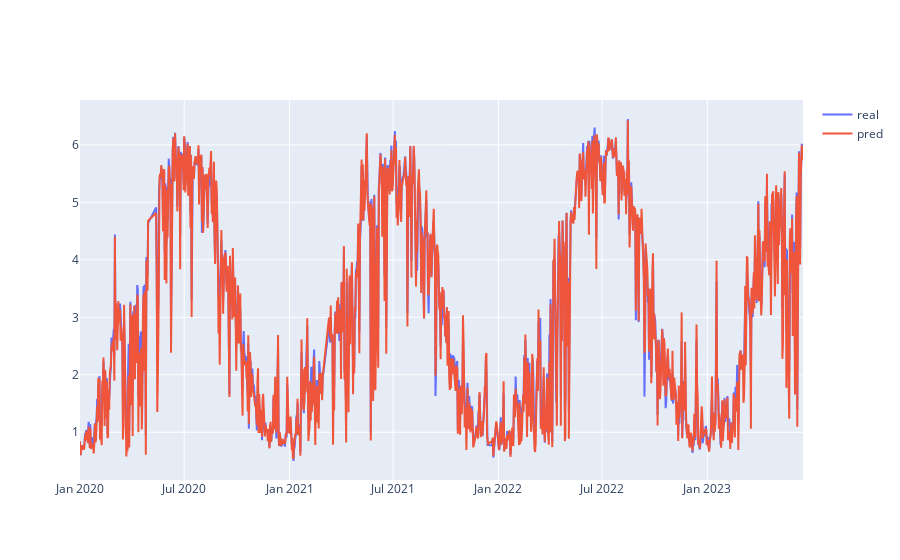
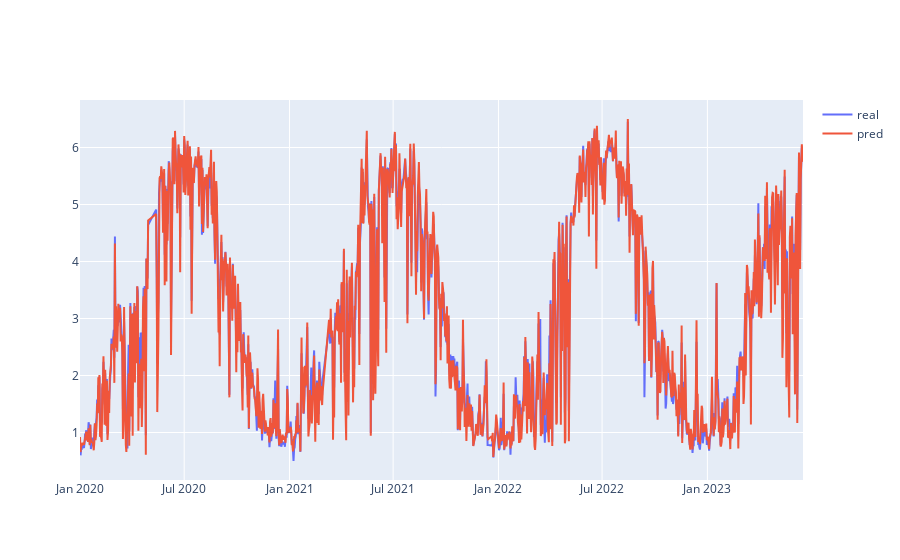
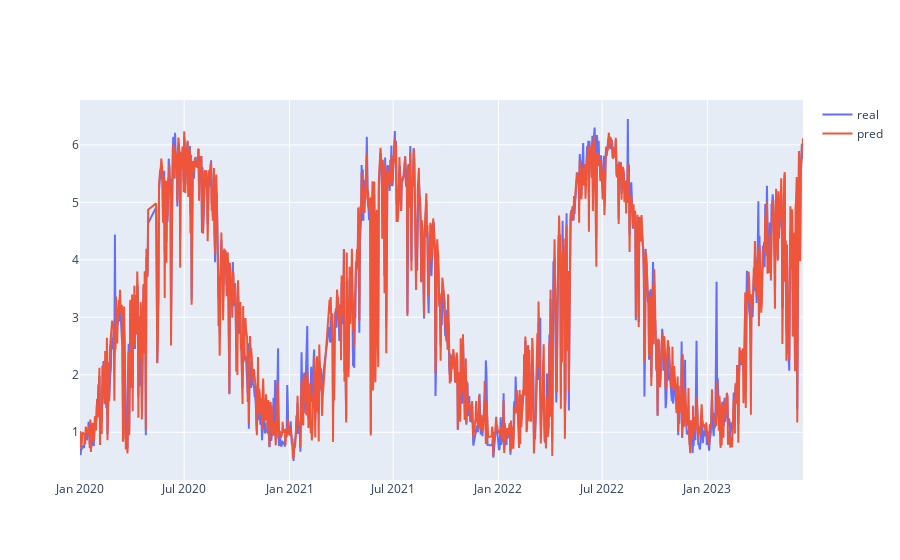
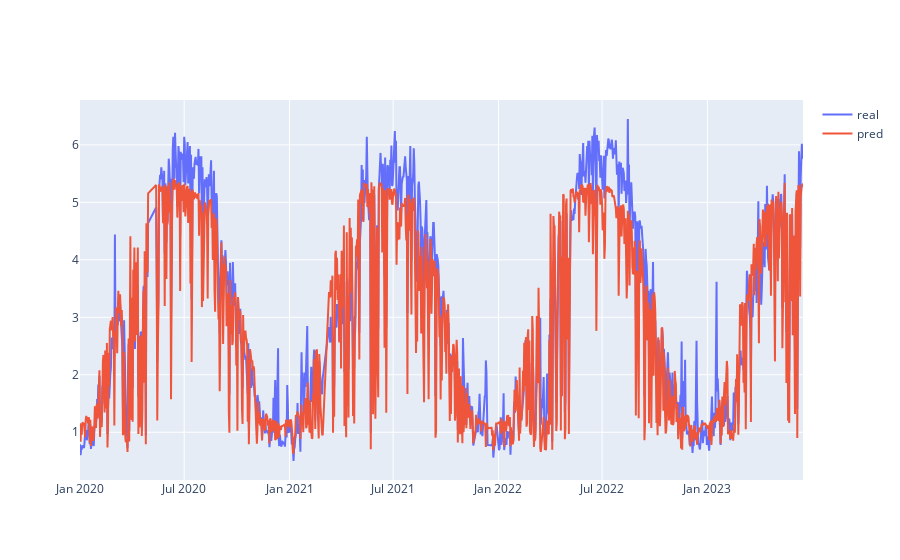

The notebook cell saved with these charts, in order:
### Code cell
# Define the best combination of each number of variables
param4 = ['TMAX', 'TMIN', 'HRMAX', 'HRMIN', 'RADMED', 'VVMED']
param3 = ['TMAX', 'TMIN', 'RADMED', 'VVMED']
param2 = ['TMAX', 'TMIN', 'RADMED']
param1 = ['RADMED']

all_params = [param4, param3, param2, param1]
if stationCode == 'CR12':
    losses = ['mae', 'mse', 'mae', 'mae'] 
    first_layers = [96, 180, 228, 12] 
    second_layers = [44, 124, 124, 52] 
    dropouts = [0, 0, 0, 0]
    activations = ['relu', 'relu', 'relu', 'relu'] 
    batch_sizes = [32, 32, 64, 64]
    optimizers = [Adam(0.001), RMSprop(0.001), Adam(0.001), RMSprop(0.01)]
    
elif stationCode == 'CA91':
    losses = ['mae', 'mae', 'mae', 'mae'] 
    first_layers = [96, 228, 96, 156] 
    second_layers = [44, 124, 124, 20] 
    dropouts = [0, 0, 0, 0.2]
    activations = ['relu', 'relu', 'relu', 'relu'] 
    batch_sizes = [32, 64, 128, 128]
    optimizers = [Adam(0.001), Adam(0.001), Adam(0.01), Adam(0.1)]

elif stationCode == 'CI42':
    losses = ['mae', 'mae', 'mae', 'mae'] 
    first_layers = [228, 96, 24, 108] 
    second_layers = [124, 44, 100, 116] 
    dropouts = [0, 0, 0, 0.2]
    activations = ['relu', 'relu', 'relu', 'tanh'] 
    batch_sizes = [64, 32, 128, 128]
    optimizers = [Adam(0.001), Adam(0.001), Adam(0.01), RMSprop(0.01)]

final_models = []
all_scalers = []
for idx, param in enumerate(all_params):
    model, scalers = checkFinalModelsOnValidationSet(param, losses[idx], first_layers[idx], second_layers[idx], dropouts[idx], activations[idx], batch_sizes[idx], optimizers[idx])
    final_models.append(model)
    all_scalers.append(scalers)

final_models

### Figure 1 — Plotly figure (JSON) as saved in the notebook; plotly's stock layout.template omitted (floating-point values rounded to 4 significant figures; data arrays with more than 128 entries replaced by an {"elided": "..."} marker saying what was removed)
{"data": [{"mode": "lines", "name": "real", "type": "scatter", "x": {"elided": "1227 str values"}, "y": {"elided": "1227 float values"}}, {"mode": "lines", "name": "pred", "type": "scatter", "x": {"elided": "1227 str values"}, "y": {"elided": "1227 float values"}}], "layout": {}}

### Figure 2 — Plotly figure (JSON) as saved in the notebook; plotly's stock layout.template omitted (floating-point values rounded to 4 significant figures; data arrays with more than 128 entries replaced by an {"elided": "..."} marker saying what was removed)
{"data": [{"mode": "lines", "name": "real", "type": "scatter", "x": {"elided": "1227 str values"}, "y": {"elided": "1227 float values"}}, {"mode": "lines", "name": "pred", "type": "scatter", "x": {"elided": "1227 str values"}, "y": {"elided": "1227 float values"}}], "layout": {}}

### Figure 3 — Plotly figure (JSON) as saved in the notebook; plotly's stock layout.template omitted (floating-point values rounded to 4 significant figures; data arrays with more than 128 entries replaced by an {"elided": "..."} marker saying what was removed)
{"data": [{"mode": "lines", "name": "real", "type": "scatter", "x": {"elided": "1227 str values"}, "y": {"elided": "1227 float values"}}, {"mode": "lines", "name": "pred", "type": "scatter", "x": {"elided": "1227 str values"}, "y": {"elided": "1227 float values"}}], "layout": {}}

### Figure 4 — Plotly figure (JSON) as saved in the notebook; plotly's stock layout.template omitted (floating-point values rounded to 4 significant figures; data arrays with more than 128 entries replaced by an {"elided": "..."} marker saying what was removed)
{"data": [{"mode": "lines", "name": "real", "type": "scatter", "x": {"elided": "1227 str values"}, "y": {"elided": "1227 float values"}}, {"mode": "lines", "name": "pred", "type": "scatter", "x": {"elided": "1227 str values"}, "y": {"elided": "1227 float values"}}], "layout": {}}
